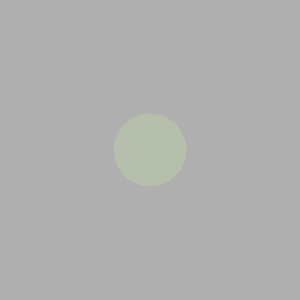
Frame 1 (no input)
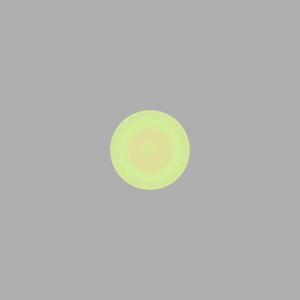
Frame 60 (the mouse pressed at the canvas centre just before this capture)
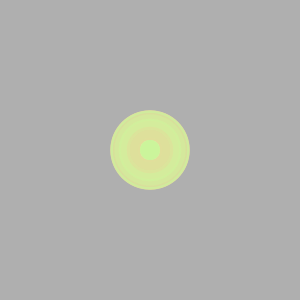
Frame 120 (the mouse held since frame 60 and released just before this capture)

The Processing sketch that drew these frames (run headless with seeded random() and noise(); from frame 60 on, the mouse is pressed at the canvas centre):

// Processing sketch: processing_103821
// ── processing_103821.pde

int counter;

void setup() {  //setup function called initially, only once
  size(300, 300);
  background(175);  //set background white
  colorMode(HSB);   //set colors to Hue, Saturation, Brightness mode
  counter = 0;
}

void draw() {  //draw function loops 
  counter+=2;
  noStroke();
  fill(random(100),100,255,50);
  
  if(mousePressed == true) { //add some interaction
    ellipse(mouseX, mouseY, 20, 20);
  }
  else {
    ellipse(width/2, height/2, 80*sin(counter), 80*sin(counter));
  }
}
